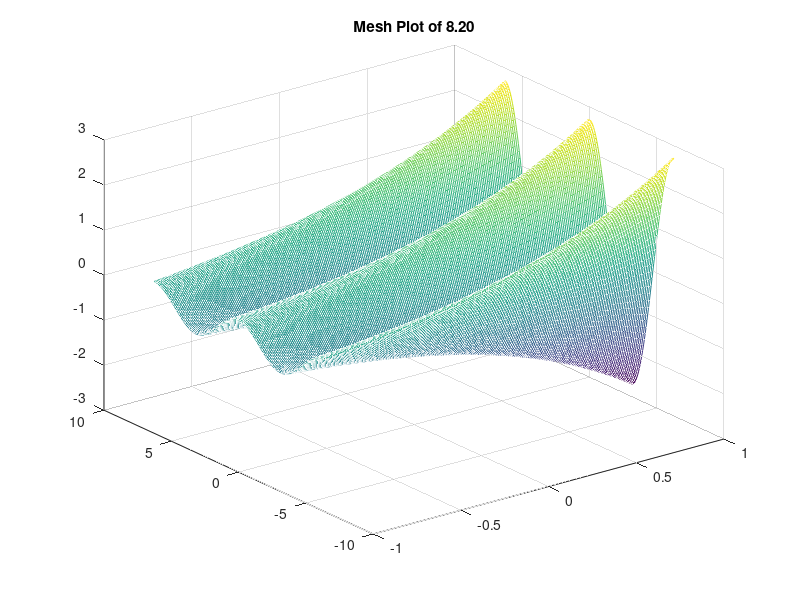
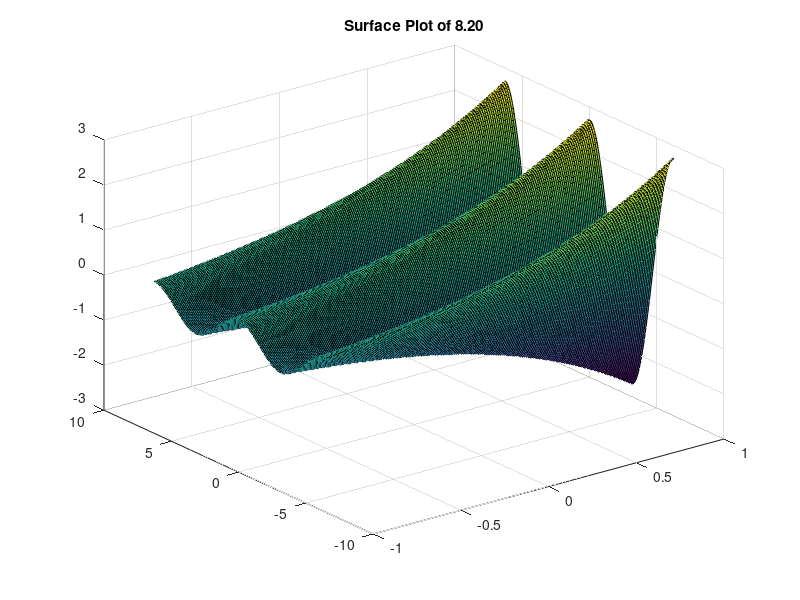
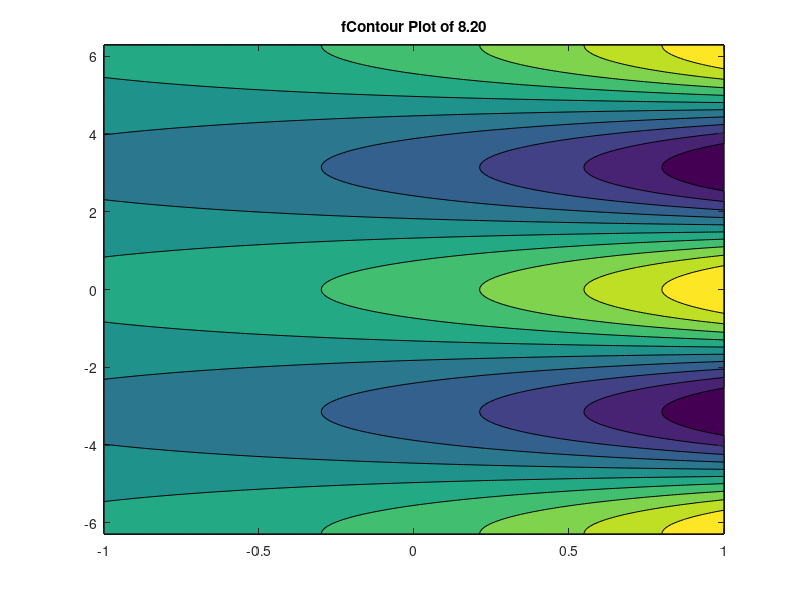

Source code (MATLAB) for these figures, in order:
% Script file: Exercise8_20.m
%
% Purpose:
% Dealing with Complex number plots
%
% Record of revisions:
% Date     Programmer   Description of change
% ======== ============ =====================
% 22/10/25 GeorgeDong32 Version 1.0
%
% Defined variables:
% [x y] plots' x and y values
% z plots' z values

[x, y] = meshgrid(-1:0.01:1, (-2 * pi):(0.02 * pi):(2 * pi));
z = exp(x + y * 1i);

%drawing mesh plot
figure();
mesh(x, y, real(z));
title('Mesh Plot of 8.20');

%draw surface plot
figure();
surf(x, y, real(z));
title('Surface Plot of 8.20');

%draw contour plot
figure();
contourf(x, y, real(z));
title('fContour Plot of 8.20');
